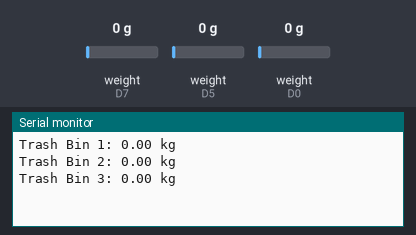
Bench run of a sketch on a simulated ESP8266 (NodeMCU). Parts: the last lines printed to the serial monitor. The test bench sets the inputs (shaded band); at power-on: weight on the scale (sensors on D7, D5, D0) 0 g. WiFi joins after 1.5 s; servers stay silent unless stated.

Above: at 8.8 s.
8.9 s: weight on the scale (sensor on D7) set to 100 g
At 10.2 s:
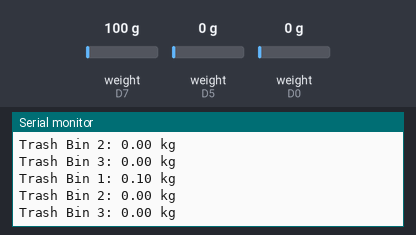
10.5 s: weight on the scale (sensor on D5) set to 100 g
At 12.0 s:
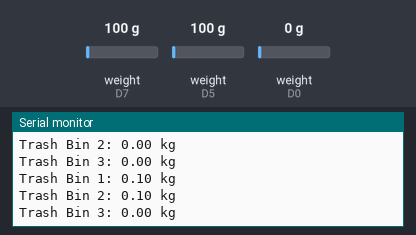
12.1 s: weight on the scale (sensor on D0) set to 100 g
At 13.5 s:
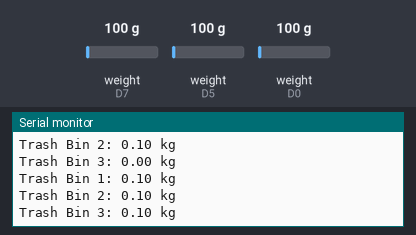
13.7 s: weight on the scale (sensor on D7) set to 1250 g
At 15.0 s:
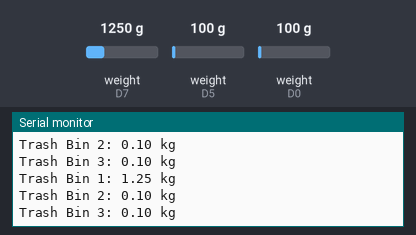
15.3 s: weight on the scale (sensor on D5) set to 1250 g
At 16.1 s:
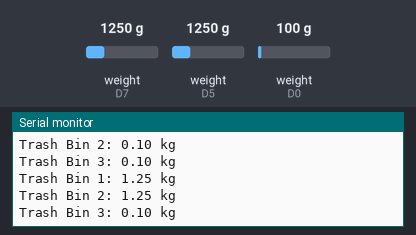
16.9 s: weight on the scale (sensor on D0) set to 1250 g
At 18.1 s:
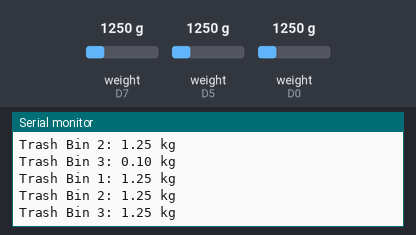
Timing chart, 0 to 19.5 s (numbered marks = the images above; inputs shaded):
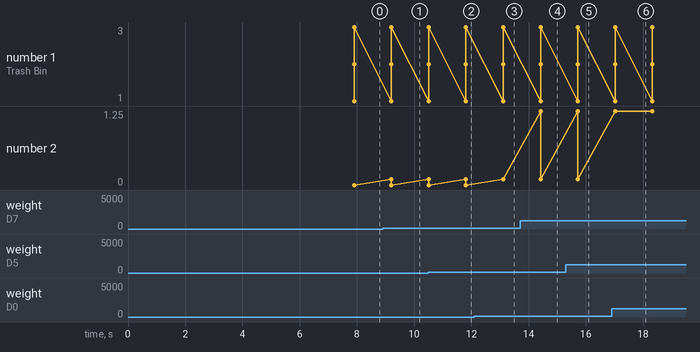

The sketch:

test_21.ino
```cpp
#include <ESP8266WiFi.h>
#include <TridentTD_LineNotify.h>
#include "HX711.h"

// พินสัญญาณสำหรับ Load Cell แต่ละตัว
uint8_t dataPin1  = D7;
uint8_t clockPin1 = D6;
uint8_t dataPin2  = D5;
uint8_t clockPin2 = D2;
uint8_t dataPin3  = D0;
uint8_t clockPin3 = D1;

/*uint8_t dataPin1  = D0;
uint8_t clockPin1 = D1;
uint8_t dataPin2  = D2;
uint8_t clockPin2 = D5;
uint8_t dataPin3  = D6;
uint8_t clockPin3 = D7;
*/

#define SSID        "zxcvbnm"
#define PASSWORD    "1234567890"
#define LINE_TOKEN  "xsHWA2MCWfpW7F30ujyY7lHjGC1dxU402oEGy1h5Vsa"

// สร้างวัตถุ HX711 สำหรับแต่ละถัง
HX711 scale1;
HX711 scale2;
HX711 scale3;

// ตัวแปรสถานะสำหรับแต่ละถัง
bool hasNotifiedCloseToFull1 = false, hasNotifiedFull1 = false, hasNotifiedEmpty1 = false;
bool hasNotifiedCloseToFull2 = false, hasNotifiedFull2 = false, hasNotifiedEmpty2 = false;
bool hasNotifiedCloseToFull3 = false, hasNotifiedFull3 = false, hasNotifiedEmpty3 = false;

void setup() {
  Serial.begin(9600);
  WiFi.begin(SSID, PASSWORD);
  while (WiFi.status() != WL_CONNECTED) { delay(400); }

  LINE.setToken(LINE_TOKEN);

  // เริ่มต้น Load Cell แต่ละตัว
  scale1.begin(dataPin1, clockPin1);
  scale2.begin(dataPin2, clockPin2);
  scale3.begin(dataPin3, clockPin3);

  // ตั้งค่า Load Cell แต่ละตัว
  scale1.set_offset(745098);
  scale1.set_scale(211.999008);
  scale1.tare(20);

  scale2.set_offset(719770);
  scale2.set_scale(223.998489);
  scale2.tare(20);

  scale3.set_offset(181523);
  scale3.set_scale(223.962357);
  scale3.tare(20);

  LINE.notify("ระบบพร้อมใช้งาน");
}

void loop() {
  // อ่านน้ำหนักจาก Load Cell แต่ละตัว
  float weightKg1 = scale1.is_ready() ? scale1.get_units(1) / 1000.0 : 0.0;
  float weightKg2 = scale2.is_ready() ? scale2.get_units(1) / 1000.0 : 0.0;
  float weightKg3 = scale3.is_ready() ? scale3.get_units(1) / 1000.0 : 0.0;

  // ตรวจสอบถังที่ 1
  handleTrashBin(1, weightKg1, hasNotifiedCloseToFull1, hasNotifiedFull1, hasNotifiedEmpty1);

  // ตรวจสอบถังที่ 2
  handleTrashBin(2, weightKg2, hasNotifiedCloseToFull2, hasNotifiedFull2, hasNotifiedEmpty2);

  // ตรวจสอบถังที่ 3
  handleTrashBin(3, weightKg3, hasNotifiedCloseToFull3, hasNotifiedFull3, hasNotifiedEmpty3);

  delay(1000);
}

// ฟังก์ชันจัดการสถานะและแจ้งเตือนของถังแต่ละถัง
void handleTrashBin(int binId, float weightKg, bool &hasNotifiedCloseToFull, bool &hasNotifiedFull, bool &hasNotifiedEmpty) {
  Serial.print("Trash Bin ");
  Serial.print(binId);
  Serial.print(": ");
  Serial.print(weightKg);
  Serial.println(" kg");

  if (weightKg >= 1.00 && weightKg < 2.00 && !hasNotifiedCloseToFull) {
    LINE.notify("ถังขยะ " + String(binId) + " เต็มเล็กน้อย");
    hasNotifiedCloseToFull = true;
    hasNotifiedFull = false;
  } else if (weightKg >= 3.00 && !hasNotifiedFull) {
    //LINE.notify("ถังขยะ " + String(binId) + " เต็มแล้ว กรุณานำไปเท");
    hasNotifiedFull = true;
    hasNotifiedEmpty = false;
  } else if (weightKg < 1.00 && hasNotifiedFull && !hasNotifiedEmpty) {
    //LINE.notify("ถังขยะ " + String(binId) + " ถูกนำไปเทแล้ว");
    hasNotifiedEmpty = true;
    hasNotifiedCloseToFull = false;
    hasNotifiedFull = false;
  }
}
```

Measured:
- after the input at 8.9 s, the serial monitor: prints a new line after 0.31 s (image 1)
- after the input at 10.5 s, the serial monitor: prints a new line after 1.3 s (image 2)
- after the input at 12.1 s, the serial monitor: prints a new line after 1.0 s (image 3)
- after the input at 13.7 s, the serial monitor: prints a new line after 0.72 s (image 4)
- after the input at 15.3 s, the serial monitor: prints a new line after 0.42 s (image 5)
- after the input at 16.9 s, the serial monitor: prints a new line after 0.12 s (image 6)
